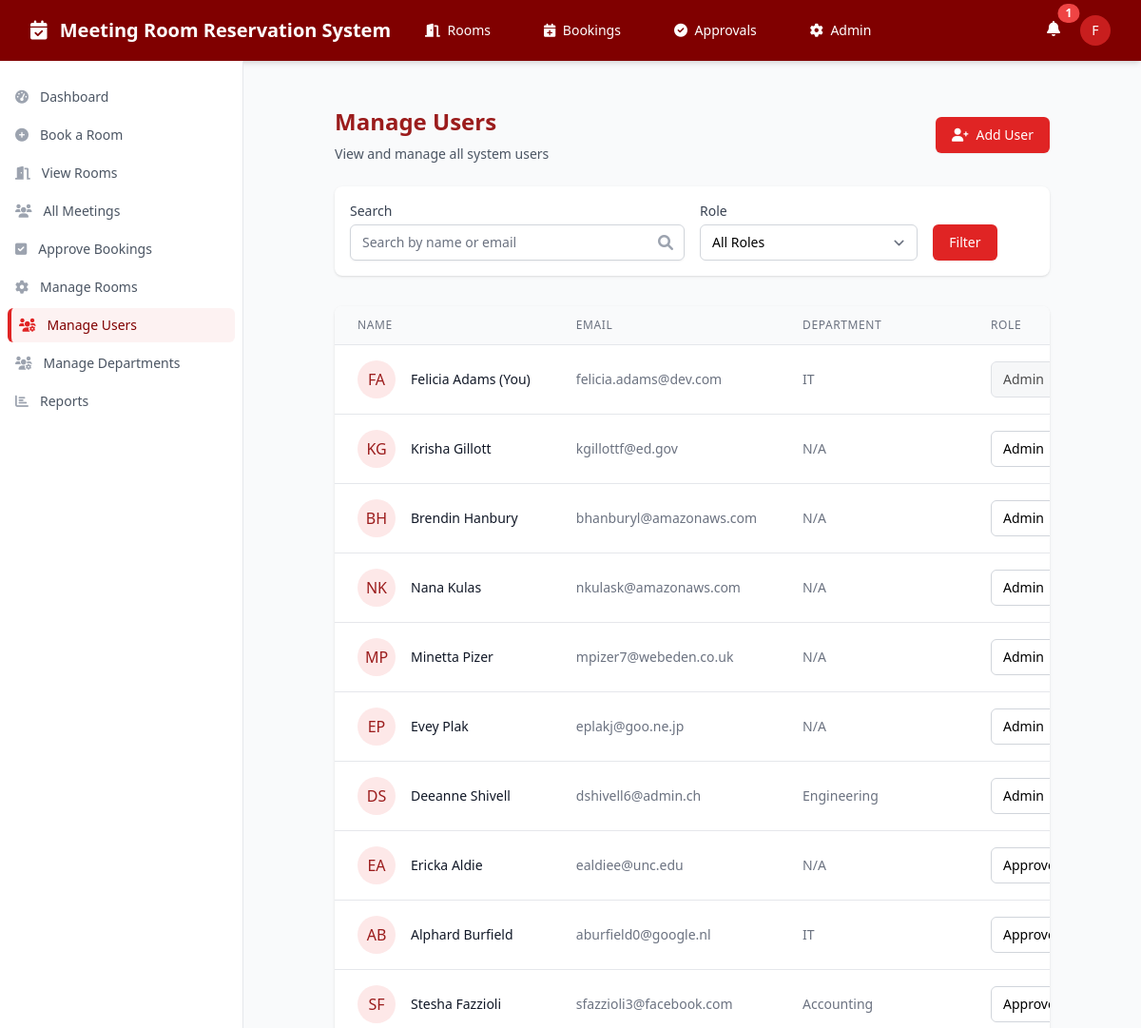
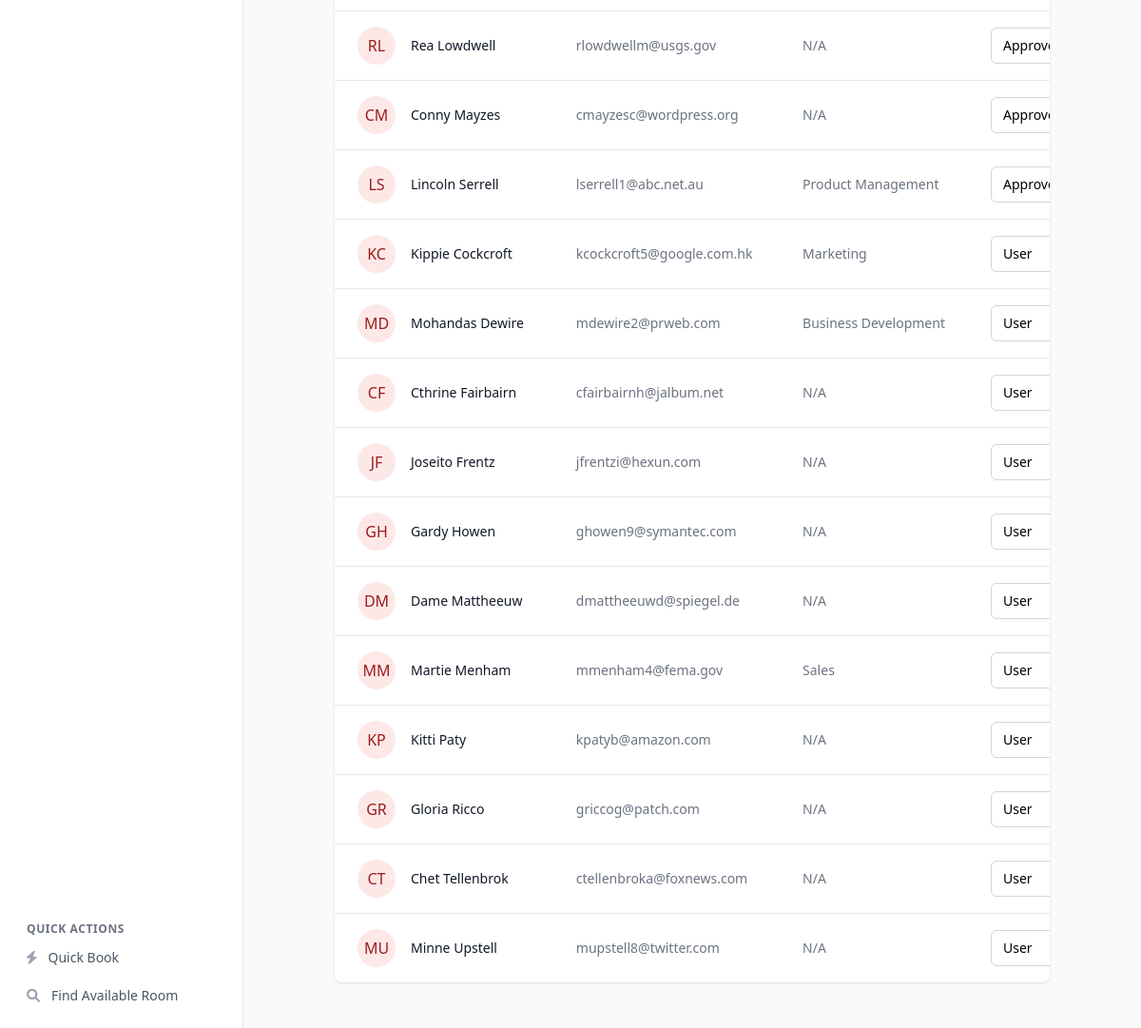
The page /manage_users.php (signed in) on the database its author committed (2 pictures, top to bottom).
### tables this page shows
CREATE TABLE users (
    user_id INTEGER PRIMARY KEY AUTOINCREMENT,
    first_name TEXT NOT NULL,
    last_name TEXT NOT NULL,
    email TEXT NOT NULL UNIQUE,
    password TEXT NOT NULL, -- For login authentication
    department_id INTEGER NOT NULL,
    role TEXT DEFAULT 'user', -- 'user', 'approver', or 'admin'
    created_at DATETIME DEFAULT CURRENT_TIMESTAMP,
    FOREIGN KEY (department_id) REFERENCES departments(department_id)
);

CREATE TABLE departments (
    department_id INTEGER PRIMARY KEY AUTOINCREMENT,
    department_name TEXT NOT NULL UNIQUE
);

### manage_users.php (the view, shortened to what this page needs)
<?php
require_once 'includes/header.php';
$search = isset($_GET['search']) ? '%' . $_GET['search'] . '%' : '%';
$query = "SELECT u.*, d.department_name
          FROM users u
          LEFT JOIN departments d ON u.department_id = d.department_id
          WHERE (u.first_name LIKE :search OR u.last_name LIKE :search OR u.email LIKE :search)";
$params = [':search' => $search];
$query .= " ORDER BY u.role, u.last_name, u.first_name";
$stmt = $db->prepare($query);
$stmt->execute($params);
$users = $stmt->fetchAll(PDO::FETCH_ASSOC);
?>
<main class="py-6 px-4 sm:px-6 lg:px-8">
    <div class="max-w-7xl mx-auto">
        <div class="px-4 sm:px-6 lg:px-8">
            <div class="sm:flex sm:items-center">
                <div class="sm:flex-auto">
                    <h1 class="text-2xl font-bold text-maroon-800">Manage Users</h1>
                    <p class="mt-2 text-sm text-gray-600">
                        View and manage all system users
                    </p>
                </div>
                <div class="mt-4 sm:mt-0 sm:ml-16 sm:flex-none">
                    <a href="add_user.php" class="inline-flex items-center px-4 py-2 border border-transparent text-sm font-medium rounded-md shadow-sm text-white bg-maroon-600 hover:bg-maroon-700 focus:outline-none focus:ring-2 focus:ring-offset-2 focus:ring-maroon-500">
                        <i class="fas fa-user-plus mr-2"></i> Add User
                    </a>
                </div>
            </div>
            <div class="mt-6 bg-white shadow rounded-lg p-4">
                <form method="get" class="grid grid-cols-1 gap-y-6 gap-x-4 sm:grid-cols-6">
                    <div class="sm:col-span-3">
                        <label for="search" class="block text-sm font-medium text-gray-700">Search</label>
                        <div class="mt-1 relative rounded-md shadow-sm">
                            <input type="text" name="search" id="search" value="<?= isset($_GET['search']) ? htmlspecialchars($_GET['search']) : '' ?>"
                                class="block w-full pr-10 border-gray-300 focus:ring-maroon-500 focus:border-maroon-500 sm:text-sm rounded-md"
                                placeholder="Search by name or email">
                            <div class="absolute inset-y-0 right-0 pr-3 flex items-center pointer-events-none">
                            </div>
                        </div>
                    </div>
                    <div class="sm:col-span-2">
                        <label for="role" class="block text-sm font-medium text-gray-700">Role</label>
                        <select id="role" name="role" class="mt-1 block w-full pl-3 pr-10 py-2 text-base border-gray-300 focus:outline-none focus:ring-maroon-500 focus:border-maroon-500 sm:text-sm rounded-md">
                            <option value="">All Roles</option>
                        </select>
                    </div>
                    <div class="sm:col-span-1 flex items-end">
                        <button type="submit" class="inline-flex justify-center py-2 px-4 border border-transparent shadow-sm text-sm font-medium rounded-md text-white bg-maroon-600 hover:bg-maroon-700 focus:outline-none focus:ring-2 focus:ring-offset-2 focus:ring-maroon-500">
                            Filter
                        </button>
                    </div>
                </form>
            </div>
            <div class="mt-8 bg-white shadow rounded-lg overflow-hidden">
                <div class="overflow-x-auto">
                    <table class="min-w-full divide-y divide-gray-200">
                        <thead class="bg-gray-50">
                            <tr>
                                <th scope="col" class="px-6 py-3 text-left text-xs font-medium text-gray-500 uppercase tracking-wider">
                                    Name
                                </th>
                                <th scope="col" class="px-6 py-3 text-left text-xs font-medium text-gray-500 uppercase tracking-wider">
                                    Email
                                </th>
                                <th scope="col" class="px-6 py-3 text-left text-xs font-medium text-gray-500 uppercase tracking-wider">
                                    Department
                                </th>
                                <th scope="col" class="px-6 py-3 text-left text-xs font-medium text-gray-500 uppercase tracking-wider">
                                    Role
                                </th>
                            </tr>
                        </thead>
                        <tbody class="bg-white divide-y divide-gray-200">
                            <?php foreach ($users as $user): ?>
                            <tr>
                                <td class="px-6 py-4 whitespace-nowrap">
                                    <div class="flex items-center">
                                        <div class="flex-shrink-0 h-10 w-10 rounded-full bg-maroon-100 text-maroon-800 flex items-center justify-center">
                                            <?= strtoupper(substr($user['first_name'], 0, 1) . substr($user['last_name'], 0, 1)) ?>
                                        </div>
                                        <div class="ml-4">
                                            <div class="text-sm font-medium text-gray-900">
                                                <?= htmlspecialchars($user['first_name']) . ' ' . htmlspecialchars($user['last_name']) ?>
                                                <?= $user['user_id'] == $_SESSION['user_id'] ? '(You)' : '' ?>
                                            </div>
                                        </div>
                                    </div>
                                </td>
                                <td class="px-6 py-4 whitespace-nowrap text-sm text-gray-500">
                                    <?= htmlspecialchars($user['email']) ?>
                                </td>
                                <td class="px-6 py-4 whitespace-nowrap text-sm text-gray-500">
                                    <?= htmlspecialchars($user['department_name'] ?? 'N/A') ?>
                                </td>
                                <td class="px-6 py-4 whitespace-nowrap">
                                    <form method="POST" class="inline">
                                        <select name="role" onchange="this.form.submit()"
                                            class="<?= $user['user_id'] == $_SESSION['user_id'] ? 'bg-gray-100 cursor-not-allowed' : '' ?> border-gray-300 focus:ring-maroon-500 focus:border-maroon-500 text-sm rounded-md"
                                            <?= $user['user_id'] == $_SESSION['user_id'] ? 'disabled' : '' ?>>
                                            <option value="user" <?= $user['role'] === 'user' ? 'selected' : '' ?>>User</option>
                                            <option value="approver" <?= $user['role'] === 'approver' ? 'selected' : '' ?>>Approver</option>
                                            <option value="admin" <?= $user['role'] === 'admin' ? 'selected' : '' ?>>Admin</option>
                                        </select>
                                    </form>
                                </td>
                            </tr>
                            <?php endforeach; ?>
                        </tbody>
                    </table>
                </div>
            </div>
        </div>
    </div>
</main>
</body>
</html>

### rows shown on the page
users: first_name+last_name "FA", first_name "Felicia", last_name "Adams", shows "(You)", email "felicia.adams@dev.com", department.department_name "IT", role "Admin"
users: first_name+last_name "KG", first_name "Krisha", last_name "Gillott", email "kgillottf@ed.gov", department_name "N/A", role "Admin"
users: first_name+last_name "BH", first_name "Brendin", last_name "Hanbury", email "bhanburyl@amazonaws.com", department_name "N/A", role "Admin"
users: first_name+last_name "NK", first_name "Nana", last_name "Kulas", email "nkulask@amazonaws.com", department_name "N/A", role "Admin"
users: first_name+last_name "MP", first_name "Minetta", last_name "Pizer", email "mpizer7@webeden.co.uk", department_name "N/A", role "Admin"
users: first_name+last_name "EP", first_name "Evey", last_name "Plak", email "eplakj@goo.ne.jp", department_name "N/A", role "Admin"
users: first_name+last_name "DS", first_name "Deeanne", last_name "Shivell", email "dshivell6@admin.ch", department.department_name "Engineering", role "Admin"
users: first_name+last_name "EA", first_name "Ericka", last_name "Aldie", email "ealdiee@unc.edu", department_name "N/A", role "Approver"
users: first_name+last_name "AB", first_name "Alphard", last_name "Burfield", email "aburfield0@google.nl", department.department_name "IT", role "Approver"
users: first_name+last_name "SF", first_name "Stesha", last_name "Fazzioli", email "sfazzioli3@facebook.com", department.department_name "Accounting", role "Approver"
users: first_name+last_name "RL", first_name "Rea", last_name "Lowdwell", email "rlowdwellm@usgs.gov", department_name "N/A", role "Approver"
users: first_name+last_name "CM", first_name "Conny", last_name "Mayzes", email "cmayzesc@wordpress.org", department_name "N/A", role "Approver"
users: first_name+last_name "LS", first_name "Lincoln", last_name "Serrell", email "lserrell1@abc.net.au", department.department_name "Product Management", role "Approver"
users: first_name+last_name "KC", first_name "Kippie", last_name "Cockcroft", email "kcockcroft5@google.com.hk", department.department_name "Marketing", role "User"
users: first_name+last_name "MD", first_name "Mohandas", last_name "Dewire", email "mdewire2@prweb.com", department.department_name "Business Development", role "User"
users: first_name+last_name "CF", first_name "Cthrine", last_name "Fairbairn", email "cfairbairnh@jalbum.net", department_name "N/A", role "User"
users: first_name+last_name "JF", first_name "Joseito", last_name "Frentz", email "jfrentzi@hexun.com", department_name "N/A", role "User"
users: first_name+last_name "GH", first_name "Gardy", last_name "Howen", email "ghowen9@symantec.com", department_name "N/A", role "User"
users: first_name+last_name "DM", first_name "Dame", last_name "Mattheeuw", email "dmattheeuwd@spiegel.de", department_name "N/A", role "User"
users: first_name+last_name "MM", first_name "Martie", last_name "Menham", email "mmenham4@fema.gov", department.department_name "Sales", role "User"
users: first_name+last_name "KP", first_name "Kitti", last_name "Paty", email "kpatyb@amazon.com", department_name "N/A", role "User"
users: first_name+last_name "GR", first_name "Gloria", last_name "Ricco", email "griccog@patch.com", department_name "N/A", role "User"
users: first_name+last_name "CT", first_name "Chet", last_name "Tellenbrok", email "ctellenbroka@foxnews.com", department_name "N/A", role "User"
users: first_name+last_name "MU", first_name "Minne", last_name "Upstell", email "mupstell8@twitter.com", department_name "N/A", role "User"

### other values the page prints
$unreadNotifications "1"
substr($_SESSION['first_name'], 0, 1) "F"
